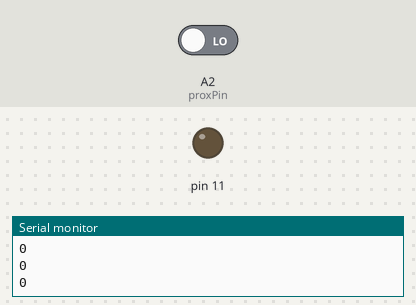
This sketch was run on a simulated Arduino Uno, built with avr-gcc and run on an emulated ATmega328P. On the bench: output pins drawn as LEDs (lit = HIGH), the last lines printed to the serial monitor. The inputs (shaded band) are chosen by the test bench; at power-on: A2 (proxPin) LOW.

Above: at 1.2 s.
1.3 s: A2 (proxPin) driven HIGH
At 2.2 s:
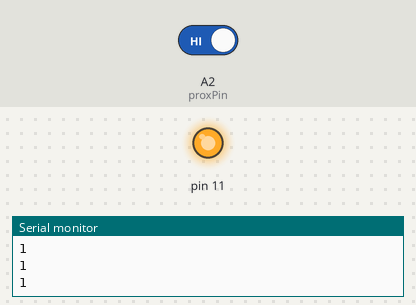
2.8 s: A2 (proxPin) driven LOW
At 3.5 s:
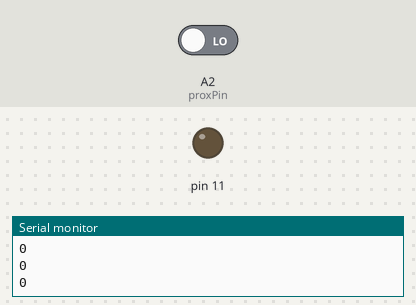
Timing chart, 0 to 5.8 s (numbered marks = the images above; inputs shaded):
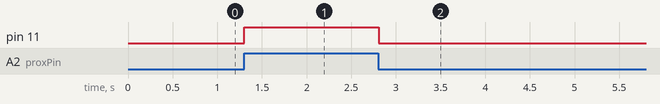

Measured:
- after the input at 1.3 s, pin 11: LOW → HIGH at once
- after the input at 2.8 s, pin 11: HIGH → LOW at once

The sketch:

q03.ino
```cpp
int prox = 0;
int proxPin = A2;

void setup() {
  // put your setup code here, to run once:
  pinMode(proxPin, INPUT);
  pinMode(11, OUTPUT);
  Serial.begin(9600);
}

void loop() {
  // put your main code here, to run repeatedly:
  prox = digitalRead(proxPin);
  Serial.println(prox);

  if (prox == 1){
    digitalWrite(11, HIGH);
  }else{
    digitalWrite(11, LOW);
  }
  delay(50);
}
```
